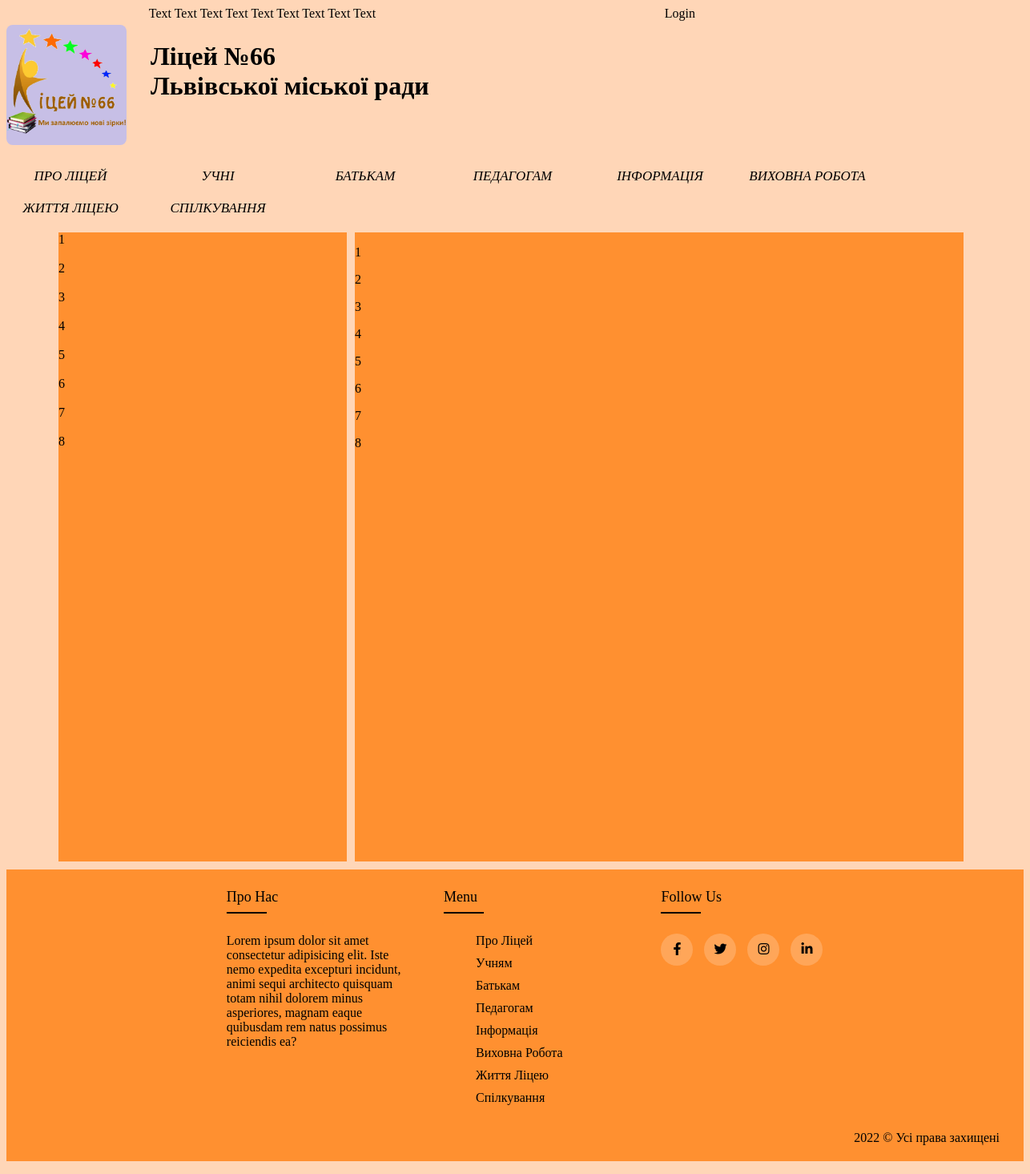
/documents/, run on the app's committed database.
### documents/models.py (models this page shows, shortened)
class Groups(models.Model):
    group_name = models.CharField('Група документу', max_length=20)

class Documentations(models.Model):
    category = models.ForeignKey(Groups, on_delete=models.CASCADE, related_name='Documentations')
    title = models.TextField('Назва документу')
    content = models.TextField('Документ')
    upload_date = models.DateField('Дата публікації', auto_now_add=True)
    update_date = models.DateField('Дата оновлення', auto_now=True)
    is_published = models.BooleanField('Публікація', default=True)

### documents/views.py (the view)
# urls.py: path('', views.docs_page),
def docs_page(request):
    docs = Documentations.objects.all()
    groups = Groups.objects.all()
    return render(request, 'documents/documents.html', {'docs': docs, 'groups': groups})

### documents/templates/documents/documents.html (shortened to what this page needs)
<!DOCTYPE html>
<html lang="en">
<head>
    {% load static %}
    <link rel="stylesheet" type="text/css" href="{% static 'css/style.css' %}">
    <link rel="stylesheet" href="https://cdnjs.cloudflare.com/ajax/libs/font-awesome/5.15.3/css/all.min.css">
</head>
<body>
    <div class="top">
        <div class="running_string">
            <marquee behavior="scroll" direction="left">Text Text Text Text Text Text Text Text Text </marquee>
        </div>
        <div class="login">
            <a>Login</a>
        </div>
    </div>
    <header>
        <div class="logo">
            <a href="/"><img src="{% static 'img/logo.jpg' %}" id="logo"></a>
        </div>
        <div class="liceum_name">
            <h1>
                Ліцей №66 </br>Львівської міської ради
            </h1>
        </div>
    </header>
    <div class="main">
        <div class="navigation">
            <ul class="nav_ul">
                {% for el in groups %}
                    <li class="hover-underline-animation">
                        <a href="documents/{{el.id}}">{{ el.group_name }}</a>
                    </li>
                {% endfor %}
            </ul>
        </div>
        <div class="blocks">
            <div class="left_menu">
                {% for el in docs %}
                    <a href="documents/{{el.id}}">{{ el.title }}</a></br>
                {% endfor %}
            </div>
            <div class="main_info">
                {% for el in docs %}
                    <p>{{ el.content }}</p>
                {% endfor %}
            </div>
        </div>
    </div>
    <footer class="footer">
        <div class="container">
            <div class="row">
                <div class="footer-col">
                    <h4>Про нас</h4>
                    <p>
                        Lorem ipsum dolor sit amet consectetur adipisicing elit. Iste nemo expedita excepturi incidunt,
                        animi sequi
                        architecto quisquam totam nihil dolorem minus asperiores, magnam eaque quibusdam rem natus
                        possimus
                        reiciendis ea?
                    </p>
                </div>
                <div class="footer-col">
                    <h4>Menu</h4>
                    <ul>
                        <li><a href="/documents">Про Ліцей</a></li>
                        <li><a href="/documents">Учням</a></li>
                        <li><a href="/documents">Батькам</a></li>
                        <li><a href="/documents">Педагогам</a></li>
                        <li><a href="/documents">Інформація</a></li>
                        <li><a href="/documents">Виховна робота</a></li>
                        <li><a href="/documents">Життя Ліцею</a></li>
                        <li><a href="/documents">Спілкування</a></li>
                    </ul>
                </div>
                <div class="footer-col">
                    <h4>follow us</h4>
                    <div class="social-links">
                        <a href="#"><i class="fab fa-facebook-f"></i></a>
                        <a href="#"><i class="fab fa-twitter"></i></a>
                        <a href="#"><i class="fab fa-instagram"></i></a>
                        <a href="#"><i class="fab fa-linkedin-in"></i></a>
                    </div>
                </div>
            </div>
        </div>
        <div class="under_footer">
            <p>2022 © Усі права захищені</p>
        </div>
    </footer>
</body>
</html>

### main/static/css/style.css (style rules this page uses)
body { background-color: #ffd6b7; }
a { text-decoration: none; color: black; cursor: pointer; display: block; }
header { display: inline-flex; justify-content: flex-start; margin-bottom: 5px; }
h1 { align-items: center; }
.liceum_name { width: auto; height: auto; margin-top: 0px; margin-left: 30px; }
img { width: 150px; height: 150px; border: 1px; border-radius: 8px; }
.top { display: flex; flex-direction: row; width: 1102px; height: auto; margin-left: 14%; margin-bottom: 5px; }
.running_string { width: 594px; height: auto; flex-direction: row; }
.login { width: 313px; height: auto; margin-left: 50px; }
.nav_ul { list-style: none; text-align: left; margin: 0; padding: 0; }
.nav_ul li { float: left; width: 160px; height: 40px; line-height: 40px; text-align: center; font-size: 17px; text-transform: uppercase; margin-right: 24px; }
.nav_ul li a { text-decoration: none; display: block; font-style: italic; position: relative; }
.nav_ul li a:after { background: none repeat scroll 0 0 transparent; bottom: 0; content: ""; display: block; height: 3px; left: 50%; position: absolute; background: #ff9030; transition: width 0.3s ease 0s, left 0.3s ease 0s; width: 0; }
.blocks { display: flex; width: 100%; height: auto; justify-content: center; padding-top: 10px; }
.main_info { width: 760px; height: 785px; background-color: #ff9030; margin-right: 10px; margin-bottom: 10px; }
.left_menu { margin-right: 10px; width: 360px; height: auto; background-color: #ff9030; margin-bottom: 10px; }
.navigation { margin-bottom: 10px; }
p { color: black; }
.container { max-width: 100%; margin: auto; }
.row { display: flex; flex-wrap: wrap; margin-left: 5%; justify-content: center; }
ul { list-style: none; }
.footer { background-color: #ff9030; }
.footer-col { width: 20%; padding: 0 15px; }
.footer-col h4 { font-size: 18px; color: black; text-transform: capitalize; margin-bottom: 35px; font-weight: 500; position: relative; }
.footer-col h4::before { content: ''; position: absolute; left: 0; bottom: -10px; background-color: black; height: 2px; box-sizing: border-box; width: 50px; }
.footer-col ul li:not(:last-child) { margin-bottom: 10px; }
.footer-col ul li a { font-size: 16px; text-transform: capitalize; color: black; text-decoration: none; font-weight: 300; color: black; display: block; transition: all 0.3s ease; }
.footer-col .social-links a { display: inline-block; height: 40px; width: 40px; background-color: rgba(255, 255, 255, 0.2); margin: 0 10px 10px 0; text-align: center; line-height: 40px; border-radius: 50%; color: black; transition: all 0.5s ease; }
.under_footer p { text-align: right; padding-bottom: 20px; padding-right: 30px; }

### data on the page
Groups: group_name "ПРО ЛІЦЕЙ"
Groups: group_name "УЧНІ"
Groups: group_name "БАТЬКАМ"
Groups: group_name "ПЕДАГОГАМ"
Groups: group_name "ІНФОРМАЦІЯ"
Groups: group_name "ВИХОВНА РОБОТА"
Groups: group_name "ЖИТТЯ ЛІЦЕЮ"
Groups: group_name "СПІЛКУВАННЯ"
Documentations: title "1", content "1"
Documentations: title "2", content "2"
Documentations: title "3", content "3"
Documentations: title "4", content "4"
Documentations: title "5", content "5"
Documentations: title "6", content "6"
Documentations: title "7", content "7"
Documentations: title "8", content "8"
